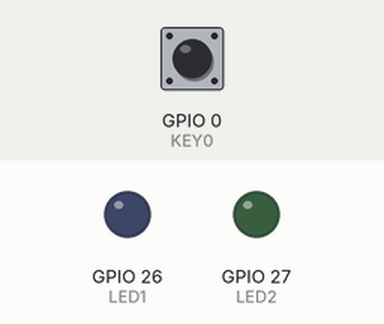
The program below on a simulated ESP32. Parts: output pins drawn as LEDs (lit = HIGH). Inputs (shaded band) come from the test bench; at power-on: GPIO 0 (KEY0) HIGH. What the program prints to the serial monitor is not drawn.

Above: at 1.2 s.
1.3 s: GPIO 0 (KEY0) pulled LOW for 0.15 s
At 1.6 s:
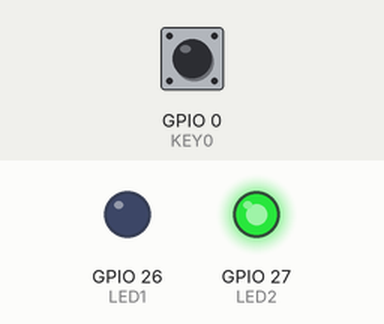
4.4 s: GPIO 0 (KEY0) pulled LOW for 1 s
At 5.2 s:
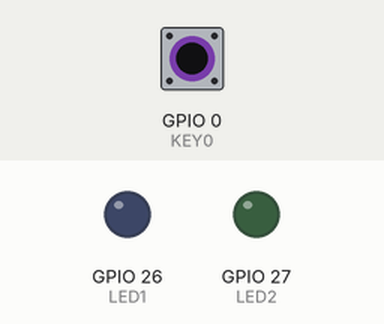
6.9 s: GPIO 0 (KEY0) pulled LOW for 3.2 s
At 8.3 s:
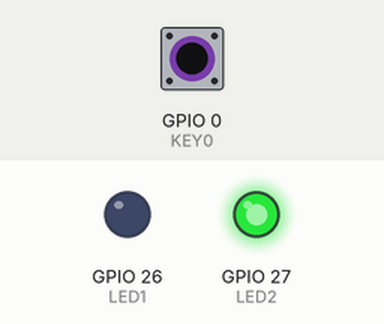
11.6 s: GPIO 0 (KEY0) pulsed LOW 5 times (0.12 s each, 0.3 s apart)
At 13.8 s:
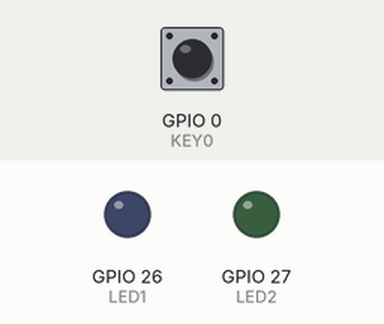
Timing chart, 0 to 15.3 s (numbered marks = the images above; inputs shaded):
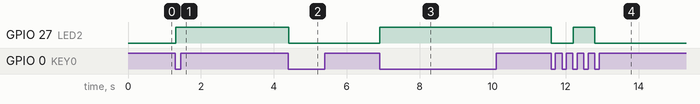

The program:

main.cpp
```cpp
#include <Arduino.h>
#include "AtShell.h"
#include "Protothread.h"
//Atshell 是一个精简好用的嵌入端Shell,  支持tab命令补全, 历史命令, 根据命令 或 命令序号执行对应函数
//只有AtShell.h, AtShell.cpp 两个文件


//Atshell AT模式与 MSH 模式
//MSH模式   fun a b
//AT模式    AT+fun(a,b)


//ATShell 唯一依赖的函数
static int user_at_write(uint8_t* srcBuf, uint32_t toSendLen,uint32_t timeout) {
    return Serial.write(srcBuf, toSendLen);
}

//测试 函数
static int test_01(int argc, char** argv) {
    AT_println("hello test_01");
    return 0;
}


void setup() {
    Serial.begin(115200);
    //初始化AtShell
    at_init(user_at_write);
    //命令导出,控制台输入test01 则执行 test_01函数
    AT_SHELL_EXPORT(test01, 测试 ,test_01);
    //执行AtShell内置的help函数
    AT_EXEC("help");
    //启动PT协程
    Protothread::AllStart();
}
void loop() {
    static uint32_t s_ms_tick=0;
    static uint32_t s_ms_s=0;
    long ms= millis();
    if(ms-s_ms_tick>=PT_THREAD_TICK_MS){
        s_ms_tick=ms;
        s_ms_s=1;
    }
    if(s_ms_s){
        int len=  Serial.available();
        if(len>0) {
            Serial.readBytes((uint8_t *)AT_m_buf, len);
            if (len > 0) {
                //导入AtShell
                at_import((uint8_t *)AT_m_buf, len, millis());
            }
        }
        Protothread::OnTickAll();
        s_ms_s=0;
    }
}
```

sub.cpp
```cpp
#include <Arduino.h>
#include "AtShell.h"
#include "Protothread.h"
#include "ManKey.h"

#define  KEY0   0
#define  LED1   26
#define  LED2   27

class LedPt;
class KeyPt;

extern KeyPt keyPt;
extern LedPt ledPt;


static int keyPinRead(uint8_t id) {
    return !digitalRead(KEY0);
}

static void onKeyEvent(uint32_t ms, ManKeyEventCode manKeyEventCode) {
    switch (manKeyEventCode.one.evtCode) {
        case MAN_KEY_EVT_DOWN:
            Serial.println("按下");
            Protothread::PushIndata((Protothread *) &ledPt, 1);
            break;
        case MAN_KEY_EVT_UP    :
            Serial.println("抬起");
            break;
        case MAN_KEY_EVT_CLICK        : {

            Serial.println("单击");
            break;
        }
        case MAN_KEY_EVT_DBL_CLICK:
            Serial.println("双击");
            break;
        case MAN_KEY_EVT_PRESSING:
            Serial.println("短按");
            break;
        case MAN_KEY_EVT_LONG_CLICK    :
            Serial.println("长按");
            break;
    }

}


class KeyPt : public Protothread {
    void Init() {
        AT_println("KeyPt init");
        pinMode(KEY0, INPUT_PULLUP);
        ManKey::Create(1);
        ManKey::pinRead = keyPinRead;
        ManKey::onEvent = onKeyEvent;
    }

    bool Run() {
        PtOsDelayMs(10);
        ManKey::OnTickAll(millis());
        return 0;
    }
};

class LedPt : public Protothread {
    void Init() {
        AT_println("LedPt init");
        pinMode(LED1, OUTPUT);
        pinMode(LED2, OUTPUT);
    }

    bool Run() {
        WHILE(1) {
                PT_WAIT_UNTIL(PopInData());
                digitalWrite(LED2, !digitalRead(LED2));
            }
        PT_END();
    }

};


KeyPt keyPt;
LedPt ledPt;
```

Measured:
- after the input at 1.3 s, GPIO 27 (LED2): LOW → HIGH at once
- after the input at 4.4 s, GPIO 27 (LED2): HIGH → LOW at once
- after the input at 6.9 s, GPIO 27 (LED2): LOW → HIGH at once
- after the input at 11.6 s, GPIO 27 (LED2): HIGH → LOW at once, → HIGH 0.60 s later, → LOW 0.59 s later
